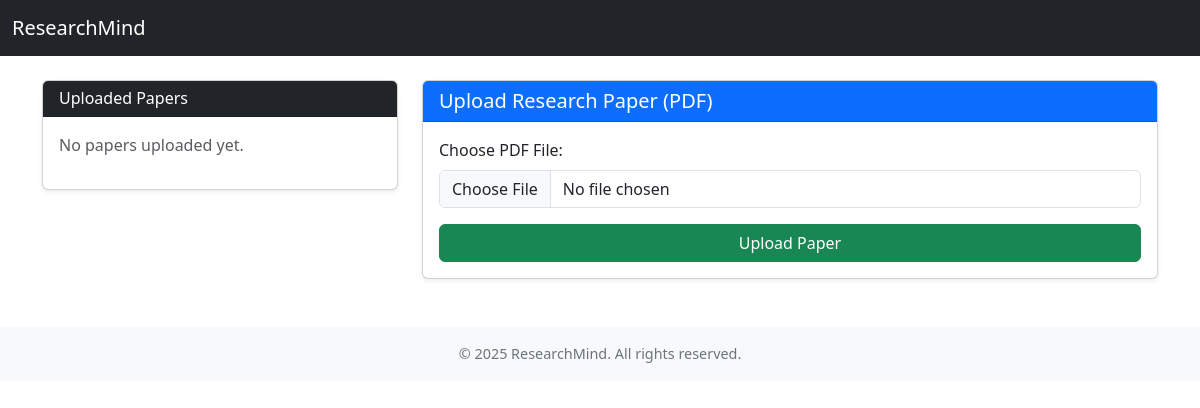
Before: / with the older database file.
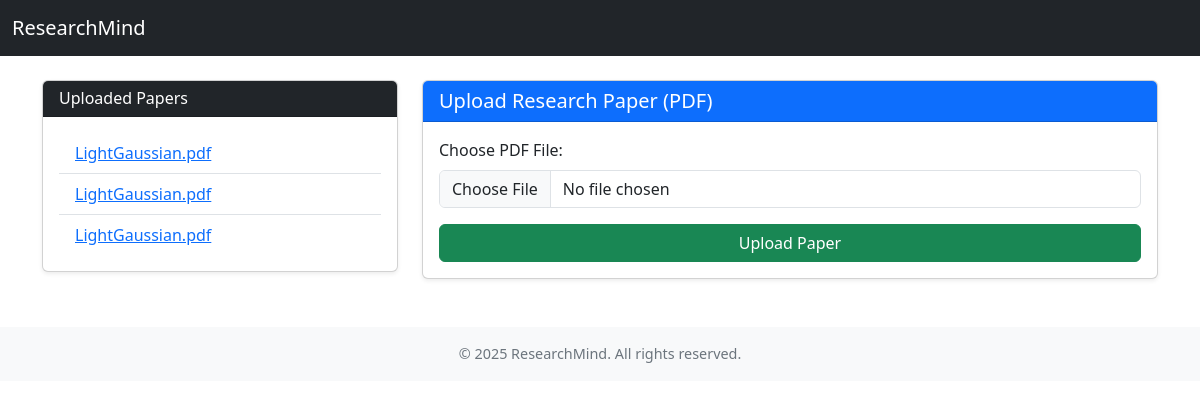
After: the same page with the newer database file.
### summarizer/models.py (models this page shows, shortened)
class UploadedPaper(models.Model):
    paper_id = models.CharField(max_length=100, unique=True)
    s3_url = models.URLField()
    original_filename = models.CharField(max_length=255)
    upload_time = models.DateTimeField(auto_now_add=True)

### summarizer/views.py (the view, shortened to what this page needs)
# urls.py: path('', views.upload, name="Index"),
def upload(request):
    prev_papers = UploadedPaper.objects.all()
    return render(request, 'upload.html', {'uploaded_papers': prev_papers})

### templates/upload.html (shortened to what this page needs)
{% extends 'base.html' %}
{% block content %}
<div class="row">
    <div class="col-md-4">
        <div class="card shadow-sm">
            <div class="card-header bg-dark text-white">
                <h6 class="mb-0">Uploaded Papers</h6>
            </div>
            <div class="card-body" style="max-height: 300px; overflow-y: auto;">
                {% if uploaded_papers %}
                    <ul class="list-group list-group-flush">
                        {% for paper in uploaded_papers %}
                            <li class="list-group-item" title="{{ paper.title }}">
                                <a href="{% url 'chat_summary' paper.paper_id %}">
                                    {{ paper.original_filename|truncatechars:40 }}
                                </a>
                            </li>
                        {% endfor %}
                    </ul>
                {% else %}
                    <p class="text-muted">No papers uploaded yet.</p>
                {% endif %}
            </div>
        </div>
    </div>
    <div class="col-md-8">
        <div class="card shadow-sm">
            <div class="card-header bg-primary text-white">
                <h5 class="mb-0">Upload Research Paper (PDF)</h5>
            </div>
            <div class="card-body">
                <form method="POST" enctype="multipart/form-data">
                    <div class="mb-3">
                        <label for="pdf_file" class="form-label">Choose PDF File:</label>
                        <input type="file" class="form-control" id="pdf_file" name="pdf_file" accept=".pdf" required>
                    </div>
                    <div class="d-grid">
                        <button type="submit" class="btn btn-success">Upload Paper</button>
                    </div>
                </form>
            </div>
        </div>
    </div>
</div>
{% endblock %}

### templates/base.html (shortened to what this page needs)
{% load static %}
<!DOCTYPE html>
<html lang="en">
<head>
    <link rel="stylesheet" href="{% static 'css/style.css' %}">
    <link href="https://cdn.jsdelivr.net/npm/bootstrap@5.3.0/dist/css/bootstrap.min.css" rel="stylesheet">
</head>
<body>
    <nav class="navbar navbar-expand-lg navbar-dark bg-dark">
        <div class="container-fluid">
            <a class="navbar-brand" href="/">ResearchMind </a>
        </div>
    </nav>
    <div class="container mt-4">
        {% block content %}{% endblock %}
    </div>
    <footer class="bg-light text-center py-3 mt-5">
        <div class="container">
            <p class="mb-0">&copy; {{ year|default:"2025" }} ResearchMind. All rights reserved.</p>
        </div>
    </footer>
</body>
</html>

### static/css/style.css (style rules this page uses)
body { background-color: #f8f9fa; font-family: "Segoe UI", Tahoma, Geneva, Verdana, sans-serif; }
.card { border-radius: 1rem; }
.card-header { border-top-left-radius: 1rem; border-top-right-radius: 1rem; }
.btn-success { background-color: #198754; border: none; }
footer { font-size: 0.9rem; color: #6c757d; }

Changed rows visible on the page:
added UploadedPaper: original_filename "LightGaussian.pdf"
added UploadedPaper: original_filename "LightGaussian.pdf"
added UploadedPaper: original_filename "LightGaussian.pdf"
Other visible differences:
text no longer shown: "No papers uploaded yet."
